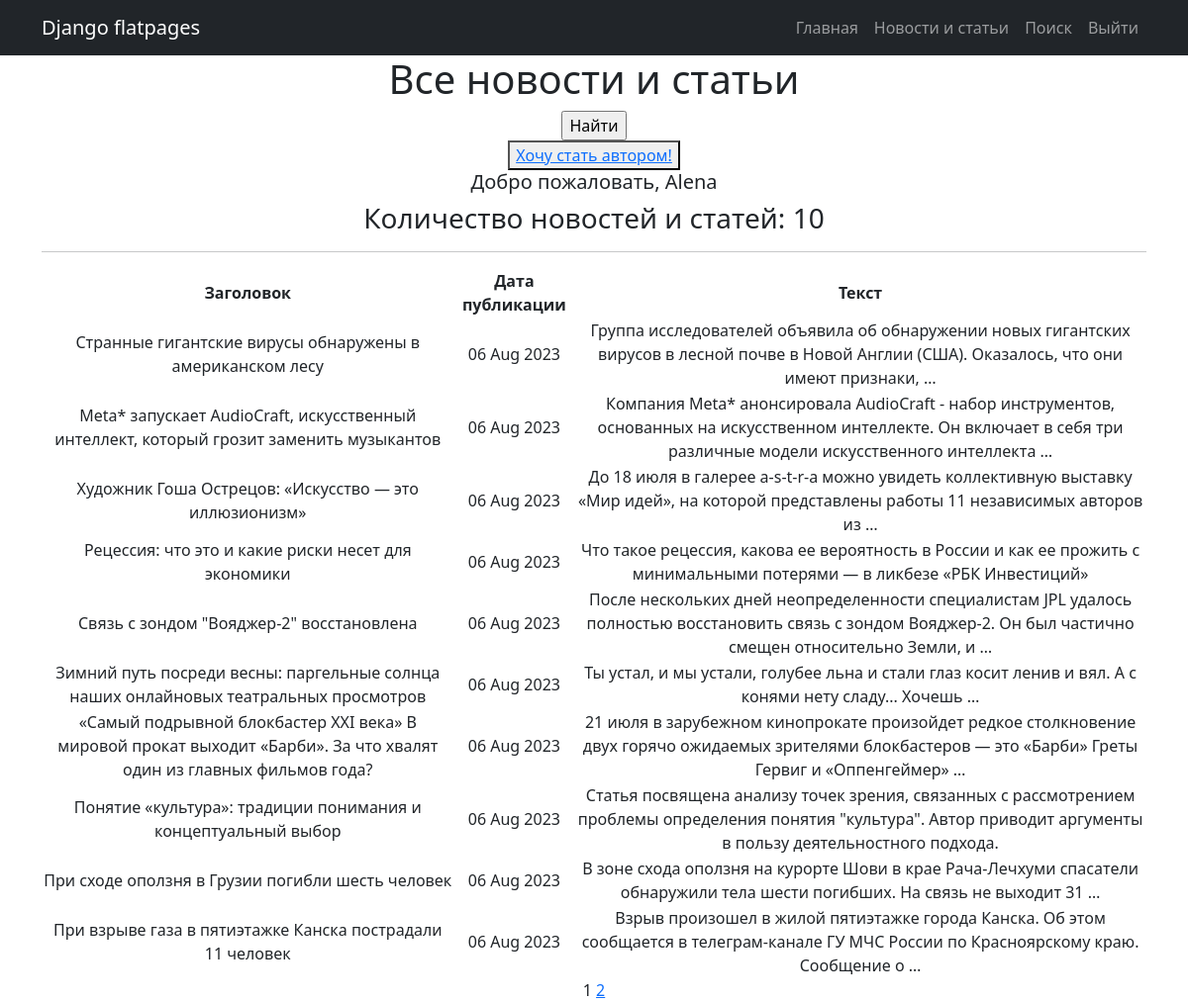
The page /posts/ (signed in) on the database its author committed.
### news/models.py (models this page shows, shortened)
class Post(models.Model):
    news = 'NW'
    article = 'AR'
    CHAPTER = [
        (news, 'Новость'),
        (article, 'Статья')
    ]
    post_type = models.CharField(max_length=2, choices=CHAPTER, default=news)
    post_time = models.DateTimeField(auto_now_add=True)
    headline = models.CharField(max_length=255)
    article_text = models.TextField()
    rating = models.IntegerField(default=0)
    post_author = models.ForeignKey(Author, on_delete=models.CASCADE)
    post_category = models.ManyToManyField(Category, through='PostCategory')

### news/views.py (the view)
# urls.py: path('', PostList.as_view(), name='post_list'),
class PostList(ListView):
    model = Post
    ordering = '-post_time'
    template_name = 'posts.html'
    context_object_name = 'posts'
    paginate_by = 10
    def get_context_data(self, **kwargs):
        context = super().get_context_data(**kwargs)
        context['is_not_author'] = not self.request.user.groups.filter(name='authors').exists()
        return context

### news/templatetags/custom_filters.py (called while the page is built)
@register.filter()
def censor(value):
    if not isinstance(value, str):
        raise TypeError()
    for word in bad_words:
        value = value.replace(word, word[0] + '*' * (len(word) - 1))
    return value

### news/templatetags/custom_tags.py (called while the page is built)
@register.simple_tag(takes_context=True)
def url_replace(context, **kwargs):
    d = context['request'].GET.copy()
    for k, v in kwargs.items():
        d[k] = v
    return d.urlencode()

### templates/posts.html (shortened to what this page needs)
{% extends 'flatpages/default.html' %}
{% load custom_filters %}
{% load custom_tags %}
{% block content %}
    <h1>Все новости и статьи</h1>
    <form action="" method="get">
        <input type="submit" value="Найти" />
    </form>
    {% if is_not_author %}
    <button> <a href="upgrade/"> Хочу стать автором! </a> </button>
    {% endif %}
    <h5>Добро пожаловать, {{ request.user }}</h5>
    <h3> Количество новостей и статей: {{ posts|length }}</h3>
    <hr>
    {% if posts %}
        <table>
            <tr>
                <td><b>Заголовок</b></td>
                <td><b>Дата публикации</b></td>
                <td><b>Текст</b></td>
            </tr>
            {% for post in posts %}
            <tr>
                <td>{{ post.headline|censor }}</td>
                <td>{{ post.post_time|date:'d M Y' }}</td>
                <td>{{ post.article_text|truncatewords:20|censor }}</td>
            </tr>
            {% endfor %}
        </table>
    {% else %}
        <h2>Новостей нет!</h2>
    {% endif %}
    {{ page_obj.number }}
    {% if page_obj.has_next %}
        <a href="?{% url_replace page=page_obj.next_page_number %}">{{ page_obj.next_page_number }}</a>
    {% endif %}
{% endblock content %}

### rows shown on the page
Post: headline|censor "Странные гигантские вирусы обнаружены в американском лесу", post_time "06 Aug 2023", article_text|censor "Группа исследователей объявила об обнаружении новых гигантских вирусов в лесной почве в Новой Англии (США). Оказалось, что они имеют признаки, …"
Post: headline|censor "Meta* запускает AudioCraft, искусственный интеллект, который грозит заменить музыкантов", post_time "06 Aug 2023", article_text|censor "Компания Meta* анонсировала AudioCraft - набор инструментов, основанных на искусственном интеллекте. Он включает в себя три различные модели искусственного интеллекта …"
Post: headline|censor "Художник Гоша Острецов: «Искусство — это иллюзионизм»", post_time "06 Aug 2023", article_text|censor "До 18 июля в галерее a-s-t-r-a можно увидеть коллективную выставку «Мир идей», на которой представлены работы 11 независимых авторов из …"
Post: headline|censor "Рецессия: что это и какие риски несет для экономики", post_time "06 Aug 2023", article_text|censor "Что такое рецессия, какова ее вероятность в России и как ее прожить с минимальными потерями — в ликбезе «РБК Инвестиций»"
Post: headline|censor "Связь с зондом \"Вояджер-2\" восстановлена", post_time "06 Aug 2023", article_text|censor "После нескольких дней неопределенности специалистам JPL удалось полностью восстановить связь с зондом Вояджер-2. Он был частично смещен относительно Земли, и …"
Post: headline|censor "Зимний путь посреди весны: паргельные солнца наших онлайновых театральных просмотров", post_time "06 Aug 2023", article_text|censor "Ты устал, и мы устали, голубее льна и стали глаз косит ленив и вял. А с конями нету сладу... Хочешь …"
Post: headline|censor "«Самый подрывной блокбастер XXI века» В мировой прокат выходит «Барби». За что хвалят один из главных фильмов года?", post_time "06 Aug 2023", article_text|censor "21 июля в зарубежном кинопрокате произойдет редкое столкновение двух горячо ожидаемых зрителями блокбастеров — это «Барби» Греты Гервиг и «Оппенгеймер» …"
Post: headline|censor "Понятие «культура»: традиции понимания и концептуальный выбор", post_time "06 Aug 2023", article_text|censor "Статья посвящена анализу точек зрения, связанных с рассмотрением проблемы определения понятия \"культура\". Автор приводит аргументы в пользу деятельностного подхода."
Post: headline|censor "При сходе оползня в Грузии погибли шесть человек", post_time "06 Aug 2023", article_text|censor "В зоне схода оползня на курорте Шови в крае Рача-Лечхуми спасатели обнаружили тела шести погибших. На связь не выходит 31 …"
Post: headline|censor "При взрыве газа в пятиэтажке Канска пострадали 11 человек", post_time "06 Aug 2023", article_text|censor "Взрыв произошел в жилой пятиэтажке города Канска. Об этом сообщается в телеграм-канале ГУ МЧС России по Красноярскому краю. Сообщение о …"

### other values the page prints
{{ request.user }} "Alena"
{{ posts|length }} "10"
{{ page_obj.number }} "1"
{{ page_obj.next_page_number }} "2"
